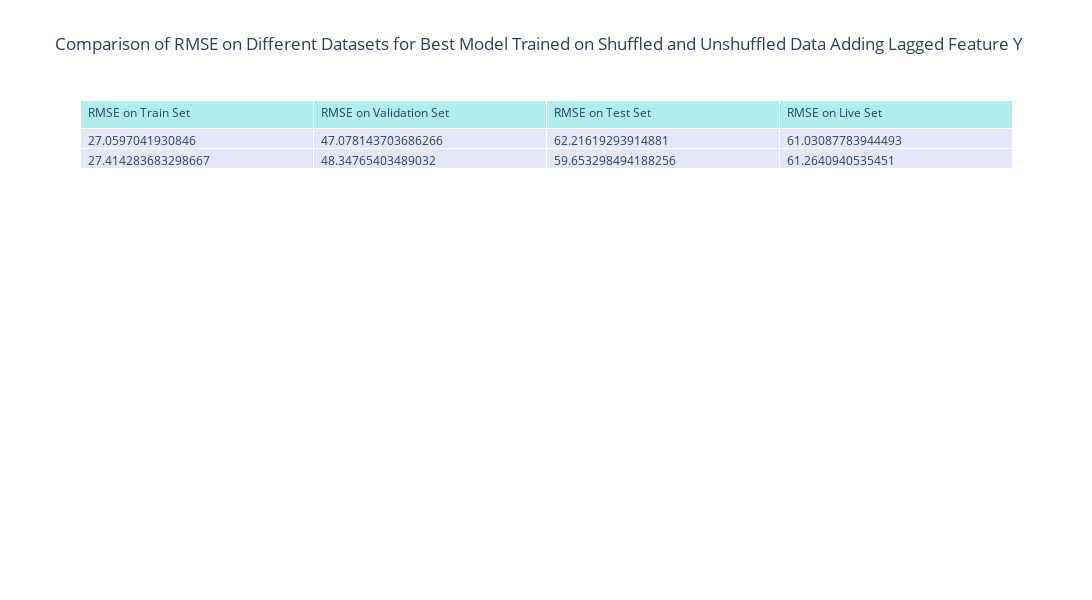

Write notebook code for a chart like this one.
### Code cell
# using plotly to visualize the table
fig = go.Figure(data=[go.Table(
    header=dict(values=list(results_df.columns),
                fill_color='paleturquoise',
                align='left'),
    cells=dict(values=[results_df['RMSE on Train Set'], results_df['RMSE on Validation Set'], results_df['RMSE on Test Set'], results_df['RMSE on Live Set']],
                fill_color='lavender',
                align='left'))
])

fig.update_layout(title='Comparison of RMSE on Different Datasets for Best Model Trained on Shuffled and Unshuffled Data Adding Lagged Feature Y',
                width=1200,
                height=600)
# save fig as html
# fig.write_html(cfg.shuffle_or_not.v2.table)
fig.show()

### Figure 1 — Plotly figure (JSON) as saved in the notebook; plotly's stock layout.template omitted (floating-point values rounded to 4 significant figures)
{"data": [{"cells": {"align": "left", "fill": {"color": "lavender"}, "values": [[27.06, 27.41], [47.08, 48.35], [62.22, 59.65], [61.03, 61.26]]}, "header": {"align": "left", "fill": {"color": "paleturquoise"}, "values": ["RMSE on Train Set", "RMSE on Validation Set", "RMSE on Test Set", "RMSE on Live Set"]}, "type": "table"}], "layout": {"height": 600, "title": {"text": "Comparison of RMSE on Different Datasets for Best Model Trained on Shuffled and Unshuffled Data Adding Lagged Feature Y"}, "width": 1200}}
